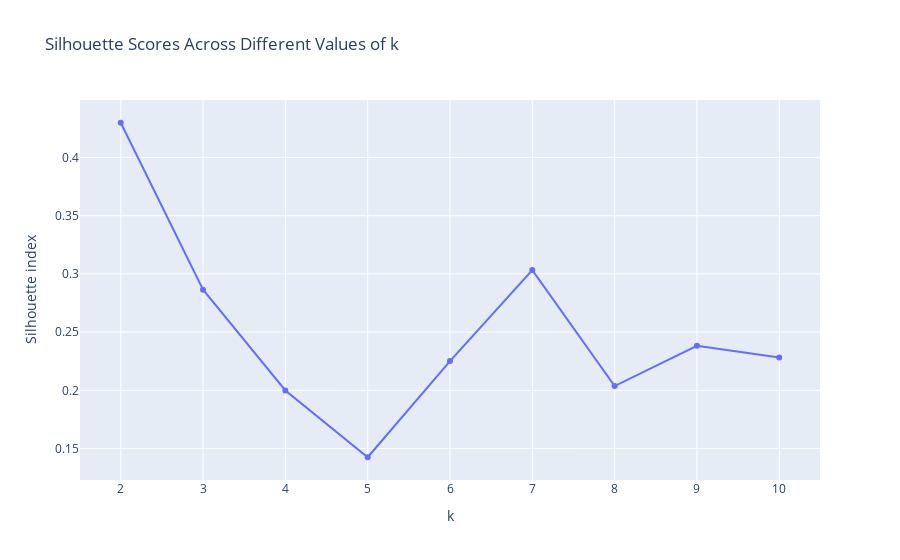
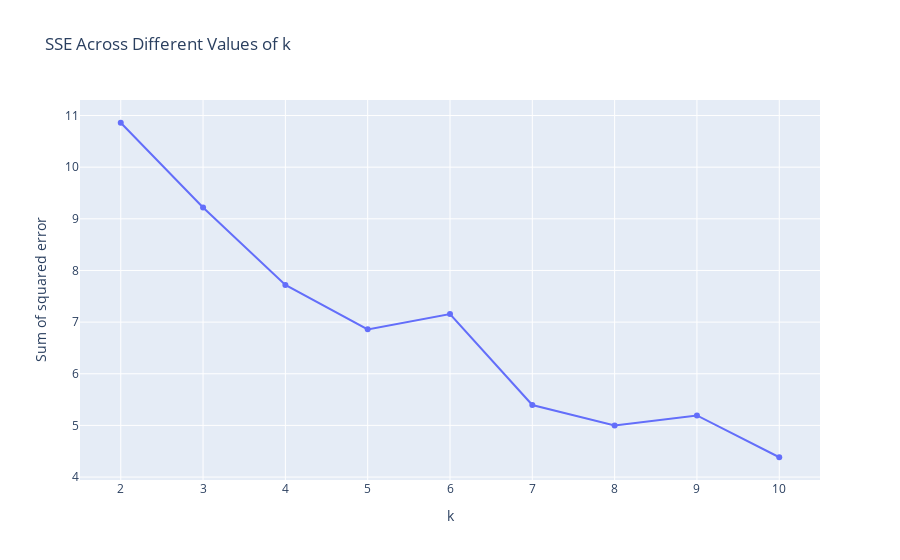
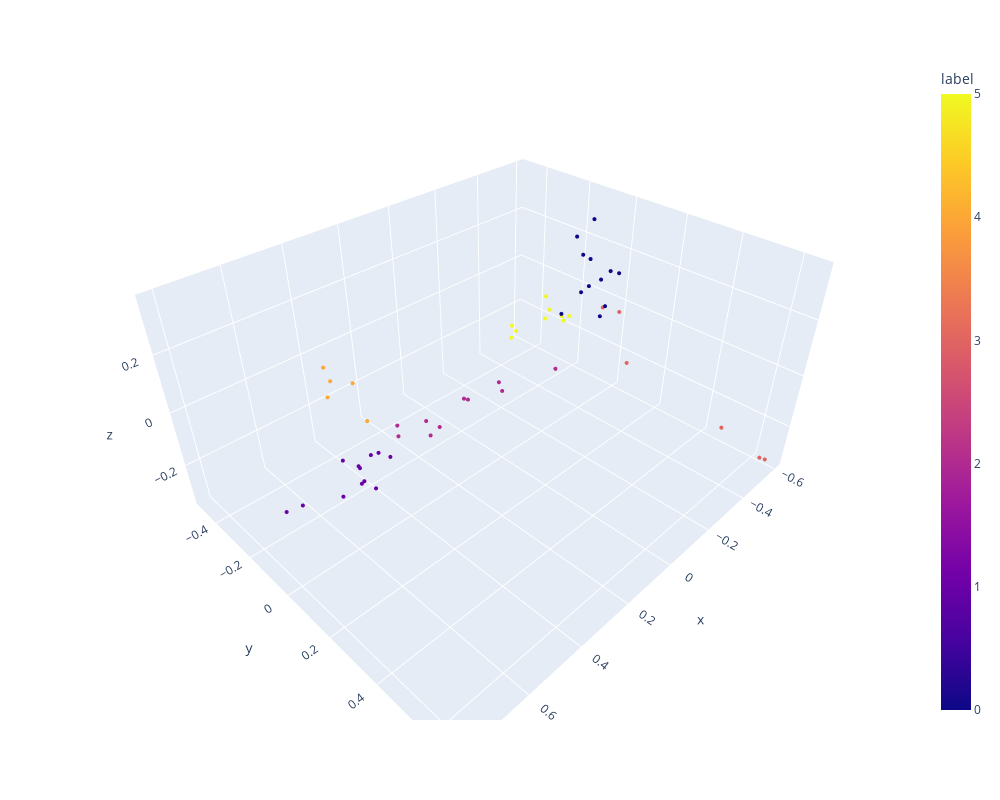

Source (notebook cell) for these figures, in order:
### Markdown cell above
### Plots

### Code cell
cluster_words(year=year, axis=1, percentiles=percentiles, with_parliament=with_parliament, company=company)

### Figure 1 — Plotly figure (JSON) as saved in the notebook; plotly's stock layout.template omitted (floating-point values rounded to 4 significant figures)
{"data": [{"mode": "lines+markers", "type": "scatter", "x": [2, 3, 4, 5, 6, 7, 8, 9, 10], "y": [0.4298, 0.2863, 0.1998, 0.1425, 0.2251, 0.3032, 0.2036, 0.2382, 0.2282]}], "layout": {"title": {"text": "Silhouette Scores Across Different Values of k"}, "xaxis": {"title": {"text": "k"}}, "yaxis": {"title": {"text": "Silhouette index"}}}}

### Figure 2 — Plotly figure (JSON) as saved in the notebook; plotly's stock layout.template omitted (floating-point values rounded to 4 significant figures)
{"data": [{"mode": "lines+markers", "name": "SSE", "type": "scatter", "x": [2, 3, 4, 5, 6, 7, 8, 9, 10], "y": [10.86, 9.219, 7.72, 6.859, 7.157, 5.394, 4.998, 5.192, 4.383]}], "layout": {"title": {"text": "SSE Across Different Values of k"}, "xaxis": {"dtick": 1, "tick0": 2, "tickmode": "linear", "title": {"text": "k"}}, "yaxis": {"title": {"text": "Sum of squared error"}}}}

### Figure 3 — Plotly figure (JSON) as saved in the notebook; plotly's stock layout.template omitted (floating-point values rounded to 4 significant figures)
{"data": [{"hovertemplate": "x=%{x}<br>y=%{y}<br>z=%{z}<br>label=%{marker.color}<extra></extra>", "legendgroup": "", "marker": {"color": [5, 0, 5, 0, 0, 5, 0, 5, 0, 0, 5, 0, 5, 5, 0, 5, 0, 1, 1, 1, 1, 2, 1, 4, 4, 1, 1, 2, 4, 1, 4, 4, 1, 1, 2, 1, 2, 1, 3, 2, 3, 3, 2, 2, 2, 2, 3, 0, 2, 3, 3, 5, 0, 0], "coloraxis": "coloraxis", "size": 1.4, "symbol": "circle"}, "mode": "markers", "name": "", "scene": "scene", "showlegend": false, "type": "scatter3d", "x": [-0.539, -0.3682, -0.486, -0.507, -0.3283, -0.4682, -0.432, -0.5112, -0.4515, -0.3915, -0.434, -0.409, -0.5427, -0.545, -0.3309, -0.5484, -0.2513, 0.5852, 0.5494, 0.7668, 0.5664, 0.3717, 0.5698, 0.4566, 0.5346, 0.5008, 0.6413, 0.3615, 0.5128, 0.506, 0.4983, 0.4728, 0.8033, 0.5567, 0.348, 0.5644, 0.4133, 0.5321, -0.3308, 0.4167, -0.5191, -0.5901, 0.2335, -0.07167, 0.1521, 0.1077, -0.5878, -0.357, 0.1905, -0.308, -0.4109, -0.5463, -0.5064, -0.4401], "y": [-0.2159, 0.002702, -0.1367, -0.1407, -0.04378, -0.2376, -0.01377, -0.4492, 0.08846, 0.09731, -0.1198, 0.04947, -0.3027, -0.485, 0.06044, -0.4612, 0.1904, -0.04643, 0.04793, 0.02898, 0.01996, 0.08385, 0.01113, -0.1484, -0.1634, 0.007568, 0.02365, 0.05526, -0.1734, 0.07028, -0.225, -0.07231, 0.005266, -0.01475, 0.09723, 0.003144, -0.01159, 0.0157, 0.2375, -0.007751, 0.5117, 0.6325, 0.09242, 0.1573, 0.1367, 0.1063, 0.6527, 0.09573, 0.028, 0.1406, 0.1326, -0.2844, -0.07345, -0.05586], "z": [-0.1166, 0.133, -0.06213, 0.2413, 0.04814, -0.01349, 0.3662, -0.2444, 0.2037, 0.2359, -0.05291, 0.1819, -0.1641, -0.3309, 0.2864, -0.2903, 0.2011, -0.05298, -0.1192, -0.0514, -0.09931, -0.01008, -0.1122, 0.09685, 0.07922, -0.04272, -0.106, 0.02021, 0.119, -0.01706, 0.1337, 0.01096, -0.06575, -0.07151, 0.01444, -0.06298, -0.04353, -0.02738, -0.02051, -0.0004406, -0.2376, -0.3377, 0.04845, 0.04133, 0.09073, 0.0228, -0.3322, 0.08396, -0.003181, 0.1545, 0.09333, -0.1189, 0.07585, 0.2245]}], "layout": {"coloraxis": {"colorbar": {"title": {"text": "label"}}, "colorscale": [[0, "#0d0887"], [0.1111, "#46039f"], [0.2222, "#7201a8"], [0.3333, "#9c179e"], [0.4444, "#bd3786"], [0.5556, "#d8576b"], [0.6667, "#ed7953"], [0.7778, "#fb9f3a"], [0.8889, "#fdca26"], [1, "#f0f921"]]}, "height": 800, "legend": {"tracegroupgap": 0}, "margin": {"t": 60}, "scene": {"domain": {"x": [0, 1], "y": [0, 1]}, "xaxis": {"title": {"text": "x"}}, "yaxis": {"title": {"text": "y"}}, "zaxis": {"title": {"text": "z"}}}, "width": 1000}}
